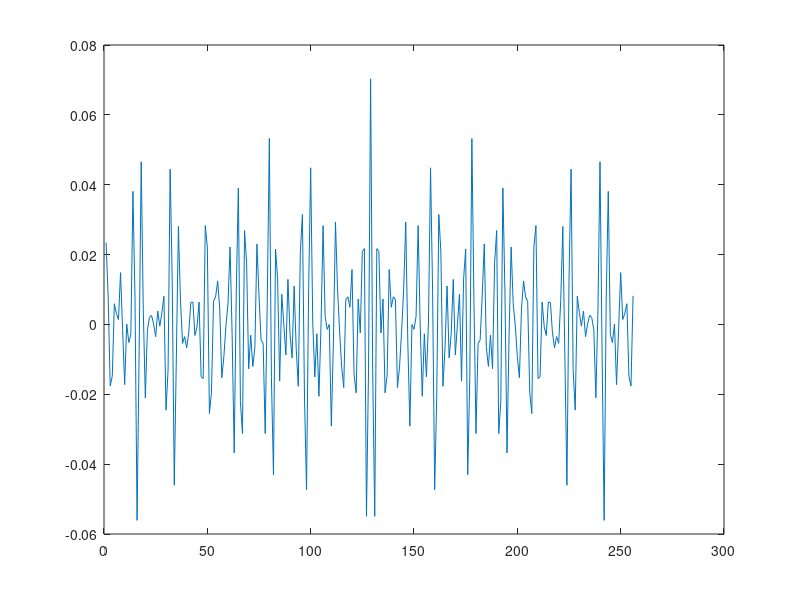
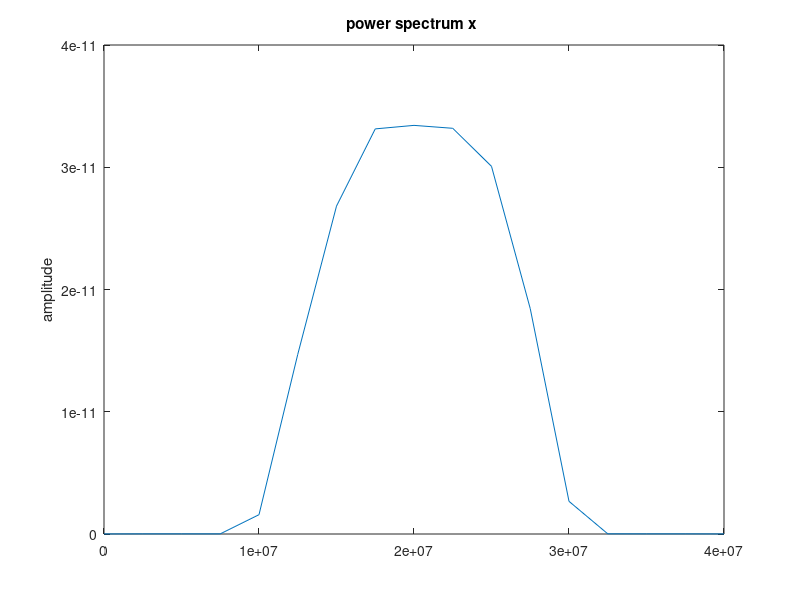
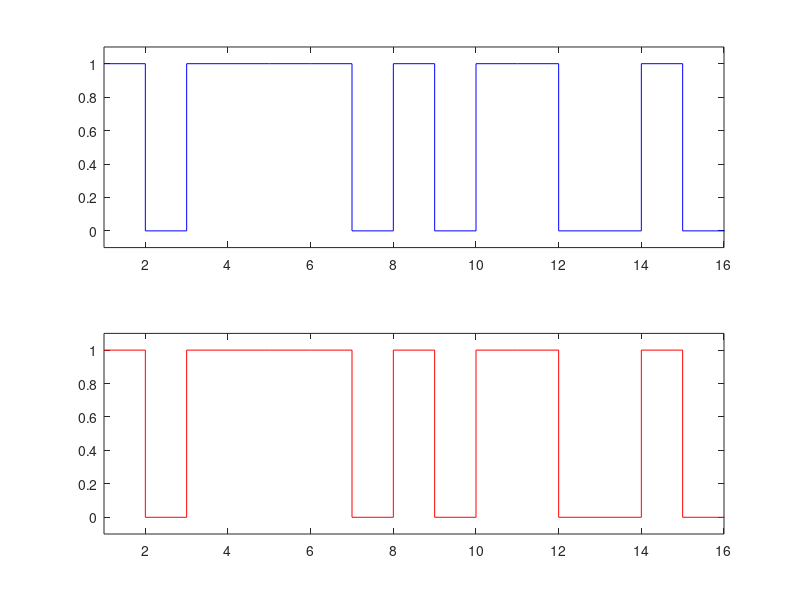

The MATLAB source for these figures, in order:
%Tomasz Lejkowski Wireless Techniques and Systems
%04.05.2021
clc ; close all; clear; 
ncarriers = 52;
FFTsize=256;
fs=80e6;
carrier1=40;
data=[1 0 1 1 1 1 0 1 0 1 1 0 0 1 0 0 0 1 1 1 1 1 0 1 0 1 1 0 0 1 0 0 0 1 1 1 1 1 0 1 0 1 1 0 0 1 0 0 0 1 0 1];
pskData=pskmod(data,2,pi);
pskData'
scatterplot(pskData);
pause;
datavector = zeros(FFTsize,1);
datavector(carrier1:carrier1+ncarriers-1)=pskData;
datavector,
TX=ifft(datavector);
RealTX=real(TX);
figure(1);
    plot(RealTX);
figure(2);
    pwelch(RealTX,[],[],[],fs);
SNR=15;
RX=awgn(RealTX,SNR,'measured',[],'dB');
afterFFT=fft(RX);
receivedSymbols=afterFFT(carrier1:carrier1+ncarriers-1);
scatterplot(receivedSymbols);
pause;
receivedData=pskdemod(receivedSymbols,2,pi);
figure(3);
subplot(211);stairs(data,'b');axis([1 16 -0.1 1.1]);
subplot(212);stairs(receivedData,'r');axis([1 16 -0.1 1.1]);

